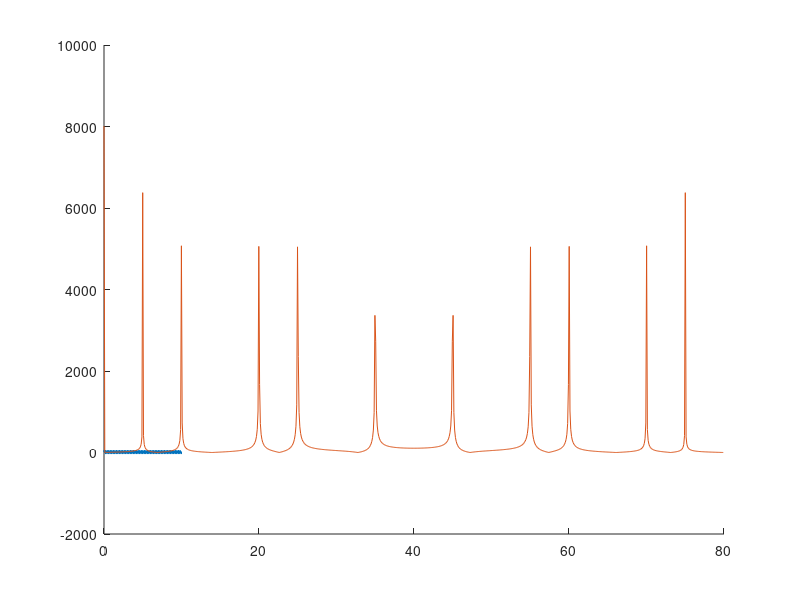

This figure's MATLAB source:
clear all;
clc;

f=[35 10 20 25 5];
a0=10;
a=[12 13 14 15 16];
fs=80;
t=0:1/fs:10;
x=a0+a(1)*sin(2*pi*f(1)*t)+a(2)*sin(2*pi*f(2)*t)+a(3)*sin(2*pi*f(3)*t)+a(4)*sin(2*pi*f(4)*t)+a(5)*sin(2*pi*f(5)*t)
y=abs(fft(x))
hold on;
plot(t,x);
t2=(0:length(y)-1)*fs/length(y);
plot(t2,y);
hold off;